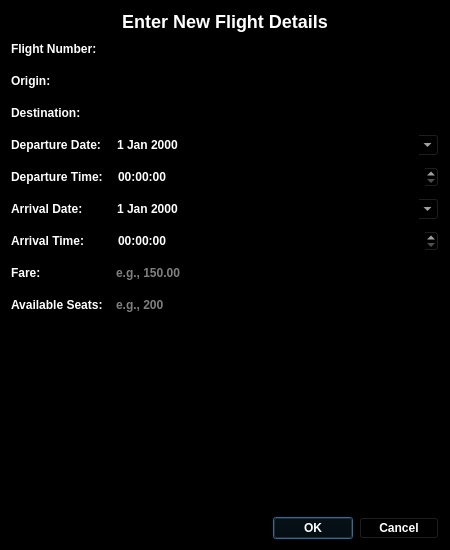
<?xml version="1.0" encoding="UTF-8"?>
<ui version="4.0">
 <class>AddFlightDialog</class>
 <widget class="QDialog" name="AddFlightDialog">
  <property name="geometry">
   <rect>
    <x>0</x>
    <y>0</y>
    <width>450</width>
    <height>550</height>
   </rect>
  </property>
  <property name="windowTitle">
   <string>Add New Flight</string>
  </property>
  <property name="styleSheet">
   <string notr="true">
background-color: rgb(0, 0, 0);
color: rgb(255, 255, 255);
font-weight:bold;</string>
  </property>
  <layout class="QVBoxLayout" name="verticalLayout">
   <item>
    <widget class="QLabel" name="titleLabel">
     <property name="styleSheet">
      <string notr="true">font-size: 18px; font-weight: bold; color: white;</string>
     </property>
     <property name="text">
      <string>Enter New Flight Details</string>
     </property>
     <property name="alignment">
      <set>Qt::AlignmentFlag::AlignCenter</set>
     </property>
    </widget>
   </item>
   <item>
    <layout class="QFormLayout" name="formLayout">
     <property name="horizontalSpacing">
      <number>10</number>
     </property>
     <property name="verticalSpacing">
      <number>10</number>
     </property>
     <item row="0" column="0">
      <widget class="QLabel" name="flightNumberLabel">
       <property name="text">
        <string>Flight Number:</string>
       </property>
      </widget>
     </item>
     <item row="0" column="1">
      <widget class="QLineEdit" name="flightNumberLineEdit"/>
     </item>
     <item row="1" column="0">
      <widget class="QLabel" name="originLabel">
       <property name="text">
        <string>Origin:</string>
       </property>
      </widget>
     </item>
     <item row="1" column="1">
      <widget class="QLineEdit" name="originLineEdit"/>
     </item>
     <item row="2" column="0">
      <widget class="QLabel" name="destinationLabel">
       <property name="text">
        <string>Destination:</string>
       </property>
      </widget>
     </item>
     <item row="2" column="1">
      <widget class="QLineEdit" name="destinationLineEdit"/>
     </item>
     <item row="3" column="0">
      <widget class="QLabel" name="departureDateLabel">
       <property name="text">
        <string>Departure Date:</string>
       </property>
      </widget>
     </item>
     <item row="3" column="1">
      <widget class="QDateEdit" name="departureDateEdit">
       <property name="calendarPopup">
        <bool>true</bool>
       </property>
      </widget>
     </item>
     <item row="4" column="0">
      <widget class="QLabel" name="departureTimeLabel">
       <property name="text">
        <string>Departure Time:</string>
       </property>
      </widget>
     </item>
     <item row="4" column="1">
      <widget class="QTimeEdit" name="departureTimeEdit">
       <property name="calendarPopup">
        <bool>false</bool>
       </property>
      </widget>
     </item>
     <item row="5" column="0">
      <widget class="QLabel" name="arrivalDateLabel">
       <property name="text">
        <string>Arrival Date:</string>
       </property>
      </widget>
     </item>
     <item row="5" column="1">
      <widget class="QDateEdit" name="arrivalDateEdit">
       <property name="calendarPopup">
        <bool>true</bool>
       </property>
      </widget>
     </item>
     <item row="6" column="0">
      <widget class="QLabel" name="arrivalTimeLabel">
       <property name="text">
        <string>Arrival Time:</string>
       </property>
      </widget>
     </item>
     <item row="6" column="1">
      <widget class="QTimeEdit" name="arrivalTimeEdit">
       <property name="calendarPopup">
        <bool>false</bool>
       </property>
      </widget>
     </item>
     <item row="7" column="0">
      <widget class="QLabel" name="fareLabel">
       <property name="text">
        <string>Fare:</string>
       </property>
      </widget>
     </item>
     <item row="7" column="1">
      <widget class="QLineEdit" name="fareLineEdit">
       <property name="placeholderText">
        <string>e.g., 150.00</string>
       </property>
      </widget>
     </item>
     <item row="8" column="0">
      <widget class="QLabel" name="availableSeatsLabel">
       <property name="text">
        <string>Available Seats:</string>
       </property>
      </widget>
     </item>
     <item row="8" column="1">
      <widget class="QLineEdit" name="availableSeatsLineEdit">
       <property name="placeholderText">
        <string>e.g., 200</string>
       </property>
      </widget>
     </item>
    </layout>
   </item>
   <item>
    <spacer name="verticalSpacer">
     <property name="orientation">
      <enum>Qt::Orientation::Vertical</enum>
     </property>
     <property name="sizeHint" stdset="0">
      <size>
       <width>20</width>
       <height>40</height>
      </size>
     </property>
    </spacer>
   </item>
   <item>
    <widget class="QDialogButtonBox" name="buttonBox">
     <property name="orientation">
      <enum>Qt::Orientation::Horizontal</enum>
     </property>
     <property name="standardButtons">
      <set>QDialogButtonBox::StandardButton::Cancel|QDialogButtonBox::StandardButton::Ok</set>
     </property>
    </widget>
   </item>
  </layout>
 </widget>
 <resources/>
 <connections>
  <connection>
   <sender>buttonBox</sender>
   <signal>accepted()</signal>
   <receiver>AddFlightDialog</receiver>
   <slot>accept()</slot>
   <hints>
    <hint type="sourcelabel">
     <x>20</x>
     <y>20</y>
    </hint>
    <hint type="destinationlabel">
     <x>20</x>
     <y>20</y>
    </hint>
   </hints>
  </connection>
  <connection>
   <sender>buttonBox</sender>
   <signal>rejected()</signal>
   <receiver>AddFlightDialog</receiver>
   <slot>reject()</slot>
   <hints>
    <hint type="sourcelabel">
     <x>20</x>
     <y>20</y>
    </hint>
    <hint type="destinationlabel">
     <x>20</x>
     <y>20</y>
    </hint>
   </hints>
  </connection>
 </connections>
</ui>
